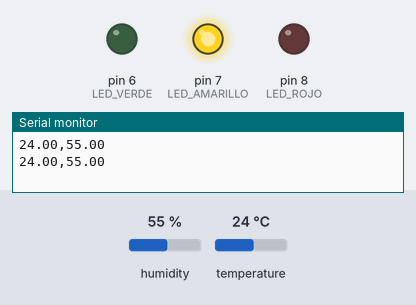
Recording of a sketch running on a simulated Arduino Uno, built with avr-gcc and run on an emulated ATmega328P. Shown: output pins drawn as LEDs (lit = HIGH), the last lines printed to the serial monitor. The test bench sets the inputs (shaded band); at power-on: temperature 24 °C, humidity 55 %.

Above: at 4.8 s.
4.9 s: temperature set to 21 °C
7.9 s: temperature set to 18 °C
At 9.2 s:
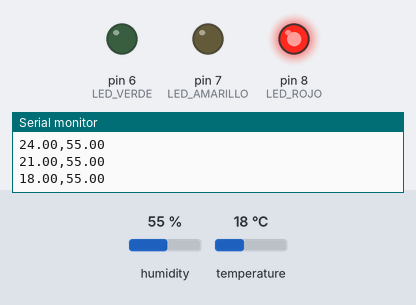
10.9 s: temperature set to 28 °C
At 12.9 s:
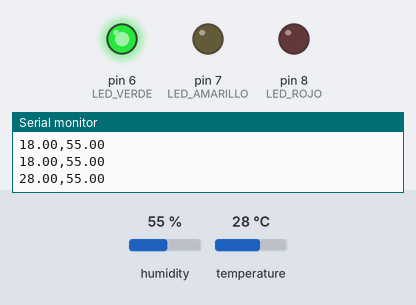
13.9 s: temperature set to 26 °C
16.9 s: temperature set to 23 °C
At 18.9 s:
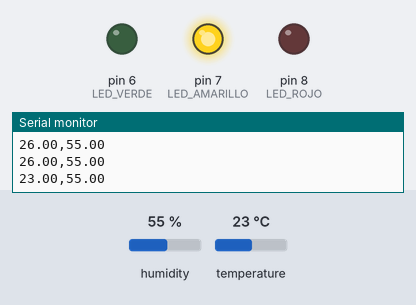
19.9 s: temperature set to 12 °C
At 21.3 s:
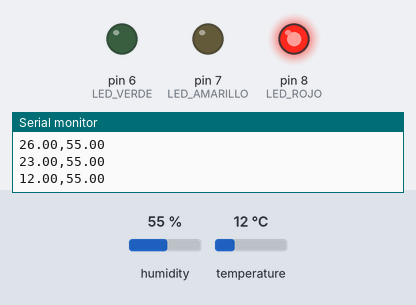
Timing chart, 0 to 22.9 s (numbered marks = the images above; inputs shaded):
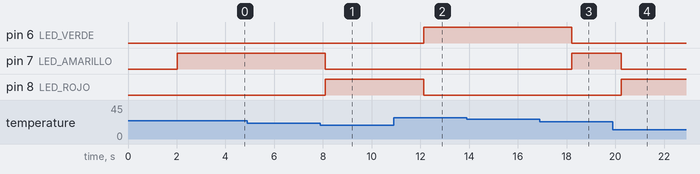

Measured:
- the behaviour switches between 20 and 19 °C on temperature (found by bisection; images 0 and 1)
- the behaviour switches between 25 and 24 °C on temperature (found by bisection; images 2 and 3)
- after the input at 7.9 s, pin 7 (LED_AMARILLO): HIGH → LOW after 0.20 s; pin 8 (LED_ROJO): LOW → HIGH after 0.20 s
- after the input at 10.9 s, pin 6 (LED_VERDE): LOW → HIGH after 1.2 s; pin 8 (LED_ROJO): HIGH → LOW after 1.2 s
- after the input at 16.9 s, pin 6 (LED_VERDE): HIGH → LOW after 1.3 s; pin 7 (LED_AMARILLO): LOW → HIGH after 1.3 s
- after the input at 19.9 s, pin 7 (LED_AMARILLO): HIGH → LOW after 0.34 s; pin 8 (LED_ROJO): LOW → HIGH after 0.34 s

The sketch:

arduino.ino
```cpp
#include "DHT.h"

#define DHTPIN 5      // Pin digital conectado al sensor DHT
#define DHTTYPE DHT11 // Tipo de sensor

DHT dht(DHTPIN, DHTTYPE);

// Definición de pines para los LEDs
#define LED_VERDE 6   // LED verde para temperatura estable
#define LED_AMARILLO 7 // LED amarillo para precaución
#define LED_ROJO 8    // LED rojo para temperatura grave

void setup() {
  Serial.begin(9600);
  dht.begin();

  pinMode(LED_VERDE, OUTPUT);
  pinMode(LED_AMARILLO, OUTPUT);
  pinMode(LED_ROJO, OUTPUT);
}

void loop() {
  delay(2000);  // Espera unos segundos entre lecturas

  float h = dht.readHumidity();    // Lee la humedad
  float t = dht.readTemperature();  // Lee la temperatura en °C

  // Verifica si las lecturas fallan
  if (isnan(h) || isnan(t)) {
    Serial.println("Failed to read from DHT sensor!");
    return;
  }

  // Enviar datos en formato CSV: "temperatura,humedad"
  Serial.print(t);
  Serial.print(",");
  Serial.println(h);

  // Control de LEDs
  if (t < 20) {
    digitalWrite(LED_ROJO, HIGH);
    digitalWrite(LED_AMARILLO, LOW);
    digitalWrite(LED_VERDE, LOW);
  } else if (t >= 20 && t < 25) {
    digitalWrite(LED_ROJO, LOW);
    digitalWrite(LED_AMARILLO, HIGH);
    digitalWrite(LED_VERDE, LOW);
  } else {
    digitalWrite(LED_ROJO, LOW);
    digitalWrite(LED_AMARILLO, LOW);
    digitalWrite(LED_VERDE, HIGH);
  }
}
```
